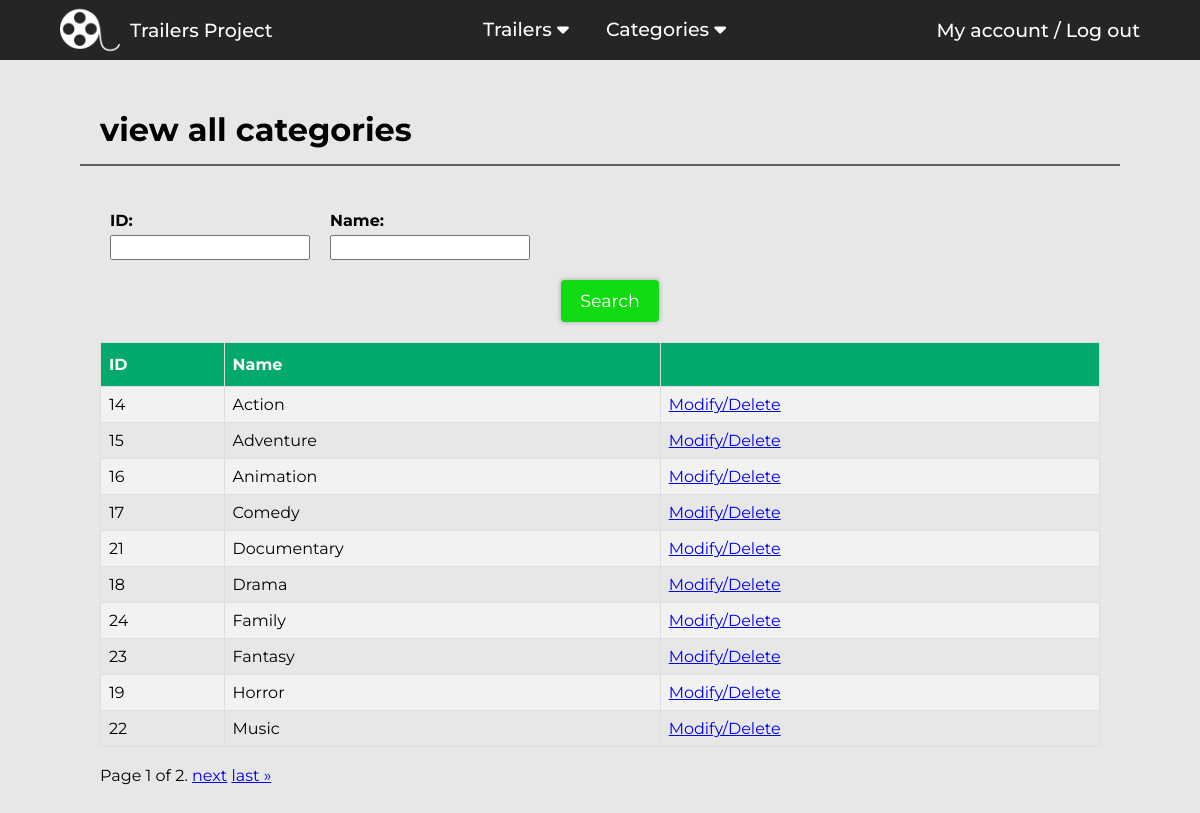
The page /trailers/view-categories/ (signed in) on the database its author committed.
### Trailers/models.py (models this page shows, shortened)
class Category(models.Model):
    name=models.TextField(max_length=50, unique=True)

### Trailers/views.py (the view)
# urls.py: path('view-categories/', login_required(views.viewCategories), name="viewCategories"),
def viewCategories(request):
    categories = Category.objects.all().order_by("name")
    context = {}
    try:
        context["id"]=request.GET["id"]
        categories = categories.filter(id=context["id"])
    except:
        pass
    try:
        context["name"]=request.GET["name"]
        categories=categories.filter(name__icontains=context["name"])
        categories = categories.annotate(
            k1 = Case(
                When(name__icontains=context["name"], then=Value(1.0)),
                default=Value(0.0),
                output_field=FloatField(),
            ),
            k2 = Case(
                When(name=context["name"], then=Value(1.0)),
                default=Value(0.0),
                output_field=FloatField(),
            ),
            rank= F("k1")+ F("k2"),
        ).order_by("-rank")
    except Exception as e:
        pass
    paginator = Paginator(categories, 10)
    page = 1
    try:
        page = request.GET.get('page')
    except:
        pass
    categories = paginator.get_page(page)
    context["categories"]=categories
    return render(request, "trailers/view-categories.html",context)

### templates/trailers/view-categories.html (shortened to what this page needs)
{% extends "base.html" %}
{% block head %}
<link rel="stylesheet" href="/static/css/search.css">
<link rel="stylesheet" href="/static/css/table.css">
{% endblock head %}
{% block content %}
<h1>view all categories</h1>
<hr class="hr-separator">
<div class="view-content">
    <div class="search-container">
        <div class="all-params-container">
            <div class="param-container">
                    <h4>ID:</h4>
                    <input type="text" id="id-input" value="{{id}}">
            </div>
            <div class="param-container">
                    <h4>Name:</h4>
                    <input type="text" id="name-input" value="{{name}}">
            </div>
        </div>
        <div class="container-center">
            <button type="button" class="btn-save" id="searchBtn">Search</button>
        </div>
    </div>
    <div class="table-container">
        <table class="table">
            <tr>
                <th>ID</th>
                <th>Name</th>
                <th></th>
            </tr>
            {% for category in categories %}
                <tr>
                    <td>{{category.id}}</td>
                    <td>{{category.name}}</td>
                    <td><a href="{% url 'Trailers:modifyCategory' category.id %}">Modify/Delete</a></td>
                </tr>
            {% endfor %}
        </table>
    </div>
    <br>
    <span >
        <span class="current">
            Page {{ categories.number }} of {{ categories.paginator.num_pages }}.
        </span>
        {% if categories.has_next %}
            <a href="?page={{ categories.next_page_number }}">next</a>
            <a href="?page={{ categories.paginator.num_pages }}">last &raquo;</a>
        {% endif %}
    </span>
</div>
{% endblock content %}

### static/css/base.css (style rules this page uses)
:root { --gray: rgb(37, 37, 37); --black: #0e0e0e; --blue : rgb(16, 147, 255); --background: rgb(231, 231, 231); --transition: all 0.3s ease 0s; --green: rgb(19, 219, 19); }
* { box-sizing: border-box; margin: 0; padding: 0; font-family: "Montserrat", sans-serif; }
body { background-color: var(--background); }
.hr-separator { margin: 15px -20px 40px; border: 1px solid var(--gray); opacity: 0.7; }
.container-center { display: flex; justify-content: center; }
.btn-danger, .btn-save, .btn-yellow { display: inline-block; margin-left: 20px; line-height: 20px; color: white; text-align: center; vertical-align: middle; cursor: pointer; transition: var(--transition); padding: 11px 19px; font-size: 17.5px; -webkit-border-radius: 4px; -moz-border-radius: 4px; border-radius: 4px; border: 0; box-shadow: 0px 0px 4px 1px rgba(0,0,0,0.2); -webkit-box-shadow: 0px 0px 4px 1px rgba(0,0,0,0.2); -moz-box-shadow: 0px 0px 4px 1px rgba(0,0,0,0.2); }
.btn-save { background-color: var(--green); }

### static/css/navbar.css (style rules this page uses)
:root { --gray: rgb(37, 37, 37); --black: #0e0e0e; --blue : rgb(16, 147, 255); }

### static/css/search.css (style rules this page uses)
.search-container { margin-bottom: 20px; }
.all-params-container { display: flex; flex-wrap: wrap; justify-content: flex-start; margin-bottom: 10px; }
.all-params-container .param-container { margin: 10px; }
.all-params-container .param-container { margin-top: 5px; width: 200px; }
.param-container input, .param-container select { width: 100%; font-size: 16px; margin-top: 5px; height: 25px; }

### static/css/table.css (style rules this page uses)
table { font-family: Arial, Helvetica, sans-serif; border-collapse: collapse; width: 100%; }
table td, table th { border: 1px solid #ddd; padding: 8px; }
table tr:nth-child(even) { background-color: #f2f2f2; }
table th { padding-top: 12px; padding-bottom: 12px; text-align: left; background-color: #04AA6D; color: white; }

### rows shown on the page
Category: id "14", name "Action"
Category: id "15", name "Adventure"
Category: id "16", name "Animation"
Category: id "17", name "Comedy"
Category: id "21", name "Documentary"
Category: id "18", name "Drama"
Category: id "24", name "Family"
Category: id "23", name "Fantasy"
Category: id "19", name "Horror"
Category: id "22", name "Music"

### other values the page prints
{{ categories.number }} "1"
{{ categories.paginator.num_pages }} "2"
